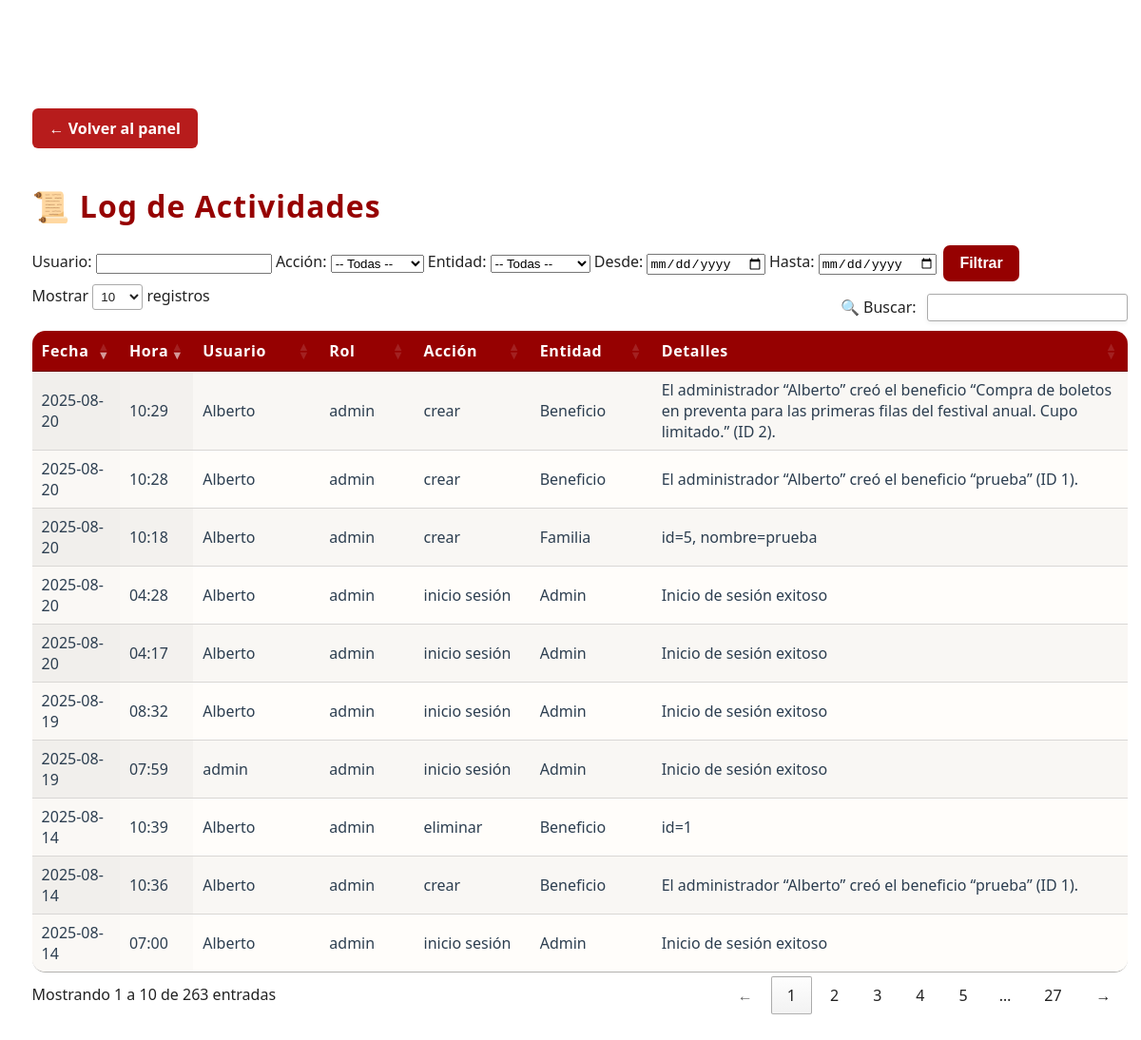
Before: /admin/log (signed in) with the older database file.
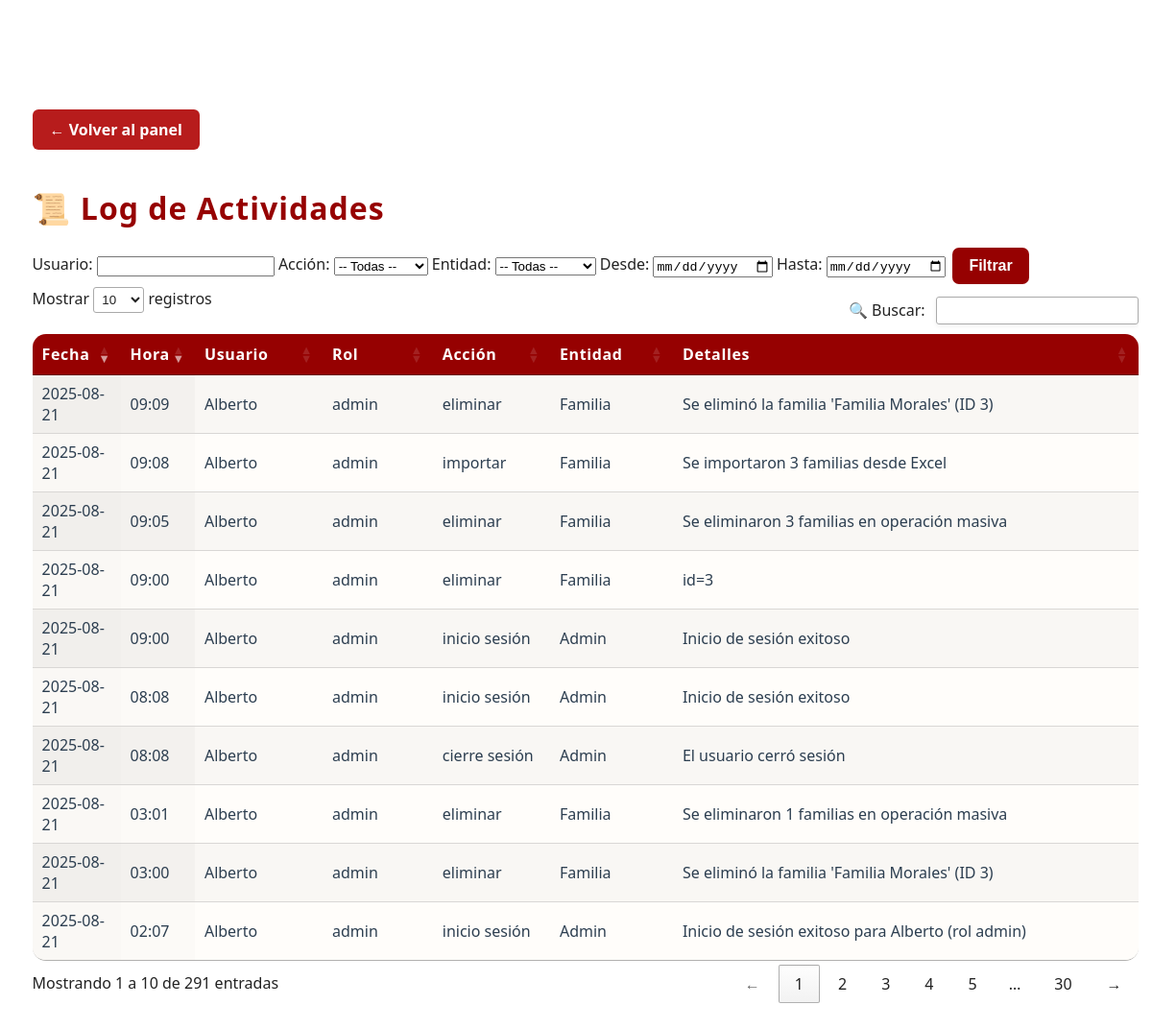
After: the same page with the newer database file.
### app/models.py (models this page shows, shortened)
class LogEntry(db.Model):
    __tablename__ = 'log_entries'
    id = db.Column(db.Integer, primary_key=True)
    timestamp = db.Column(
        db.DateTime,
        default=lambda: datetime.now(pytz.timezone('America/Merida')).replace(tzinfo=None),
        nullable=False
    )
    user = db.Column(db.String(64), nullable=False)
    role = db.Column(db.String(32), nullable=False)
    action = db.Column(db.String(32), nullable=False)   # e.g. 'crear', 'editar', 'eliminar', 'login'
    entity = db.Column(db.String(32), nullable=False)   # e.g. 'Familia', 'EventoQR', 'Admin'
    details = db.Column(db.Text, nullable=True)         # Descripción detallada

### app/routes.py (the view)
@app.route("/admin/log")
@login_requerido_admin
def log():
    usuario     = request.args.get("usuario", "")
    accion      = request.args.get("accion", "")
    entidad     = request.args.get("entidad", "")
    fecha_desde = request.args.get("desde", "")
    fecha_hasta = request.args.get("hasta", "")
    q = LogEntry.query
    if usuario:
        q = q.filter(LogEntry.user.ilike(f"%{usuario}%"))
    if accion:
        q = q.filter(LogEntry.action == accion)
    if entidad:
        q = q.filter(LogEntry.entity == entidad)
    if fecha_desde:
        dt = datetime.strptime(fecha_desde, "%Y-%m-%d")
        q = q.filter(LogEntry.timestamp >= dt)
    if fecha_hasta:
        dt = datetime.strptime(fecha_hasta, "%Y-%m-%d") + timedelta(hours=23, minutes=59, seconds=59)
        q = q.filter(LogEntry.timestamp <= dt)
    entries = q.order_by(LogEntry.timestamp.desc()).all()
    local_tz = pytz.timezone("America/Mexico_City")
    for e in entries:
        e.local_ts = e.timestamp.replace(tzinfo=pytz.utc).astimezone(local_tz)
    return render_template("log.html", entries=entries)

### app/__init__.py (called while the page is built)
@app.before_request
def mantener_sesion_activa():
    session.permanent = True

@app.template_filter('localtime')
def localtime_filter(utc_dt):
    if utc_dt is None:
        return ''
    local_tz = pytz.timezone('America/Mexico_City')
    if utc_dt.tzinfo is None:
        utc_dt = pytz.utc.localize(utc_dt)
    return utc_dt.astimezone(local_tz).strftime('%Y-%m-%d %H:%M')

### app/routes.py (called while the page is built, shortened)
def login_requerido_admin(f):
    @wraps(f)
    def decorada(*args, **kwargs):
        if "admin_id" not in session:
            return redirect(url_for("login"))
        return f(*args, **kwargs)
    return decorada

@app.before_request
def refrescar_timeout():
    if "admin_id" in session:
        now = datetime.utcnow()
        last = session.get("last_activity", now)
        if hasattr(last, "tzinfo") and last.tzinfo is not None:
            last = last.astimezone(timezone.utc).replace(tzinfo=None)
        session["last_activity"] = now

### app/templates/log.html (shortened to what this page needs)
<!DOCTYPE html>
<html lang="es">
<head>
    <link rel="stylesheet" href="{{ url_for('static', filename='css/admin.css') }}">
    <link rel="stylesheet" href="https://cdn.datatables.net/1.13.6/css/jquery.dataTables.min.css">
</head>
<body>
    <div class="admin-contenedor">
        <a href="{{ url_for('panel_admin') }}" class="btn-volver" style="margin-bottom:1.1em; display:inline-block;">← Volver al panel</a>
        <h1 style="margin-bottom:0.5em;">📜 Log de Actividades</h1>
        <form method="GET" class="log-filter-form">
            <div class="log-filter-row">
                <label>Usuario:</label>
                <input type="text" name="usuario" value="{{ request.args.get('usuario','') }}">
                <label>Acción:</label>
                <select name="accion">
                    <option value="">-- Todas --</option>
                </select>
                <label>Entidad:</label>
                <select name="entidad">
                    <option value="">-- Todas --</option>
                </select>
                <label>Desde:</label>
                <input type="date" name="desde" value="{{ request.args.get('desde','') }}">
                <label>Hasta:</label>
                <input type="date" name="hasta" value="{{ request.args.get('hasta','') }}">
                <button type="submit" class="btn btn-primary">Filtrar</button>
            </div>
        </form>
        <div class="table-responsive">
            <table id="tabla-log" class="display stripe" style="width:100%;">
                <thead>
                    <tr>
                        <th>Fecha</th>
                        <th>Hora</th>
                        <th>Usuario</th>
                        <th>Rol</th>
                        <th>Acción</th>
                        <th>Entidad</th>
                        <th>Detalles</th>
                    </tr>
                </thead>
                <tbody>
                    {% for entry in entries %}
                        {% set local = entry.timestamp|localtime %}
                        <tr>
                            <td>{{ local[:10] }}</td>
                            <td>{{ local[11:] }}</td>
                            <td>{{ entry.user }}</td>
                            <td>{{ entry.role }}</td>
                            <td>{{ entry.action }}</td>
                            <td>{{ entry.entity }}</td>
                            <td>{{ entry.details }}</td>
                        </tr>
                    {% endfor %}
                </tbody>
            </table>
        </div>
    </div>
</body>
</html>

Changed rows visible on the page:
no longer on this page (row unchanged): LogEntry: timestamp "2025-08-20", local "10:29", user "Alberto", role "admin", action "crear", entity "Beneficio", details "El administrador “Alberto” creó el beneficio “Compra de boletos en preventa para las primeras filas del festival anual. Cupo limitado.” (ID 2)."
no longer on this page (row unchanged): LogEntry: timestamp "2025-08-20", local "10:28", user "Alberto", role "admin", action "crear", entity "Beneficio", details "El administrador “Alberto” creó el beneficio “prueba” (ID 1)."
no longer on this page (row unchanged): LogEntry: timestamp "2025-08-20", local "10:18", user "Alberto", role "admin", action "crear", entity "Familia", details "id=5, nombre=prueba"
no longer on this page (row unchanged): LogEntry: timestamp "2025-08-20", local "04:28", user "Alberto", role "admin", action "inicio sesión", entity "Admin", details "Inicio de sesión exitoso"
no longer on this page (row unchanged): LogEntry: timestamp "2025-08-20", local "04:17", user "Alberto", role "admin", action "inicio sesión", entity "Admin", details "Inicio de sesión exitoso"
no longer on this page (row unchanged): LogEntry: timestamp "2025-08-19", local "08:32", user "Alberto", role "admin", action "inicio sesión", entity "Admin", details "Inicio de sesión exitoso"
no longer on this page (row unchanged): LogEntry: timestamp "2025-08-19", local "07:59", user "admin", role "admin", action "inicio sesión", entity "Admin", details "Inicio de sesión exitoso"
no longer on this page (row unchanged): LogEntry: timestamp "2025-08-14", local "10:39", user "Alberto", role "admin", action "eliminar", entity "Beneficio", details "id=1"
no longer on this page (row unchanged): LogEntry: timestamp "2025-08-14", local "10:36", user "Alberto", role "admin", action "crear", entity "Beneficio", details "El administrador “Alberto” creó el beneficio “prueba” (ID 1)."
no longer on this page (row unchanged): LogEntry: timestamp "2025-08-14", local "07:00", user "Alberto", role "admin", action "inicio sesión", entity "Admin", details "Inicio de sesión exitoso"
added LogEntry: timestamp "2025-08-21", local "09:09", user "Alberto", role "admin", action "eliminar", entity "Familia", details "Se eliminó la familia 'Familia Morales' (ID 3)"
added LogEntry: timestamp "2025-08-21", local "09:08", user "Alberto", role "admin", action "importar", entity "Familia", details "Se importaron 3 familias desde Excel"
added LogEntry: timestamp "2025-08-21", local "09:05", user "Alberto", role "admin", action "eliminar", entity "Familia", details "Se eliminaron 3 familias en operación masiva"
added LogEntry: timestamp "2025-08-21", local "09:00", user "Alberto", role "admin", action "eliminar", entity "Familia", details "id=3"
added LogEntry: timestamp "2025-08-21", local "09:00", user "Alberto", role "admin", action "inicio sesión", entity "Admin", details "Inicio de sesión exitoso"
added LogEntry: timestamp "2025-08-21", local "08:08", user "Alberto", role "admin", action "inicio sesión", entity "Admin", details "Inicio de sesión exitoso"
added LogEntry: timestamp "2025-08-21", local "08:08", user "Alberto", role "admin", action "cierre sesión", entity "Admin", details "El usuario cerró sesión"
added LogEntry: timestamp "2025-08-21", local "03:01", user "Alberto", role "admin", action "eliminar", entity "Familia", details "Se eliminaron 1 familias en operación masiva"
added LogEntry: timestamp "2025-08-21", local "03:00", user "Alberto", role "admin", action "eliminar", entity "Familia", details "Se eliminó la familia 'Familia Morales' (ID 3)"
added LogEntry: timestamp "2025-08-21", local "02:07", user "Alberto", role "admin", action "inicio sesión", entity "Admin", details "Inicio de sesión exitoso para Alberto (rol admin)"
Other visible differences:
text written by a page script: "Mostrar registros 🔍 Buscar: Mostrando 1 a 10 de 263 entradas ← 1 2 3 4 5 … 27 →" → "Mostrar registros 🔍 Buscar: Mostrando 1 a 10 de 291 entradas ← 1 2 3 4 5 … 30 →"
